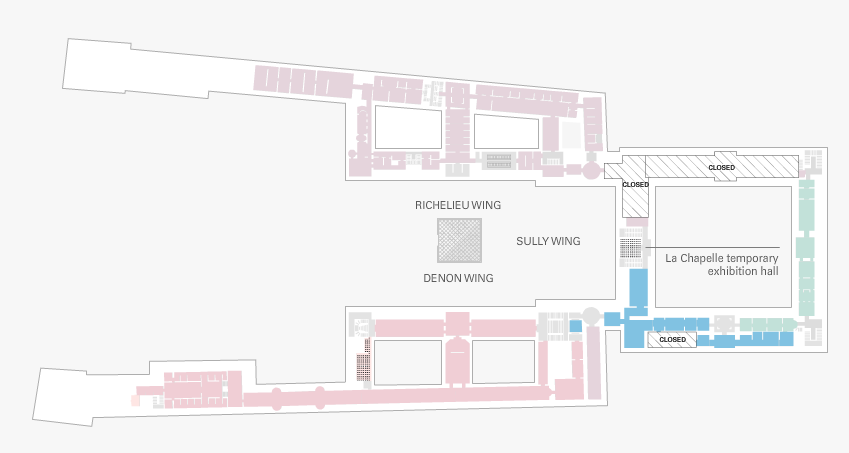
%> input picture map2.png, 849 x 453 px
$ octave --eval "result = draw;"   (GNU Octave 9; MATLAB toolbox functions it lacks are replaced by stand-ins)
%> lines starting %> are read from the running program, lines starting %| are printed output that depends on the picture; in (x1, y1, x2, y2) boxes, pixels count from 0 and x2, y2 are one past the last pixel; in counts of white or black regions, pixels touching at a corner belong together; the program's own positions count from 1
function map=draw()
close all;clear;
big_size=5;
temp=imread('map2.png');
%> temp is the input picture: size 453x849x3 uint8; mean R, G, B 243.4, 242.6, 243.3
t=rgb2gray(temp);
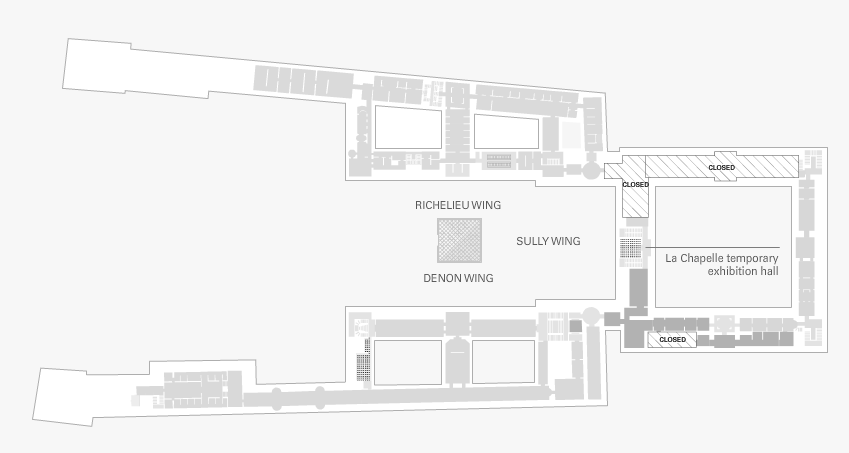
%> t: size 453x849 uint8; min 9, max 255, mean 242.9
p=t~=247;
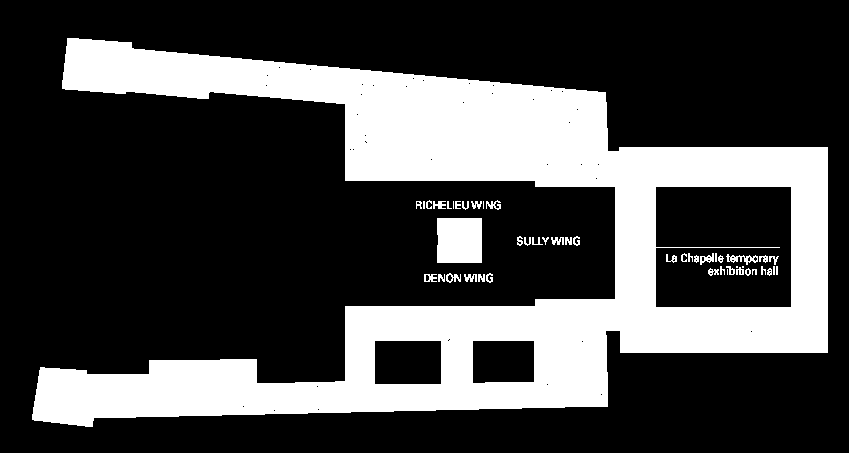
%> p: size 453x849 logical; 27.9% white; 49 white regions (10 under 20 px), largest, box (x1, y1, x2, y2) and area: (32, 38, 828, 427) 103634, (437, 218, 482, 263) 2015, (726, 254, 758, 265) 153
se = strel('disk',2);%结构元素se
q=imopen(p,se);
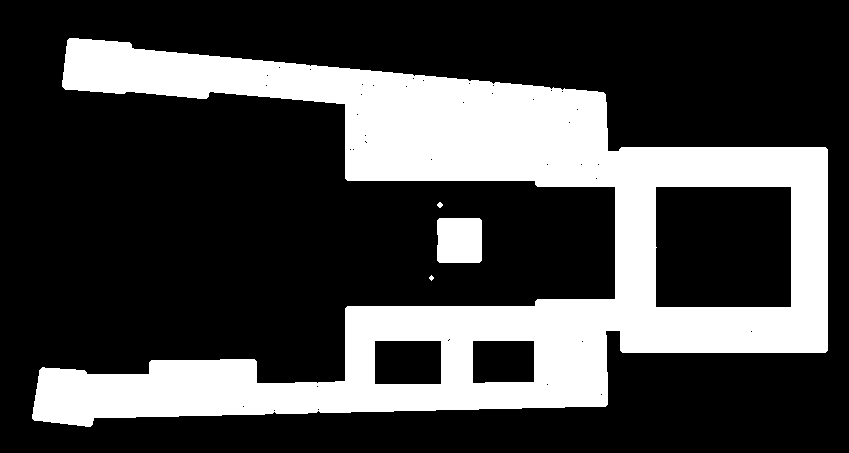
%> q: size 453x849 logical; 27.4% white; 4 white regions (1 under 20 px), largest, box (x1, y1, x2, y2) and area: (32, 38, 828, 427) 103426, (437, 218, 482, 263) 2003, (437, 202, 443, 208) 24
ppp=bwlabel(q,8);
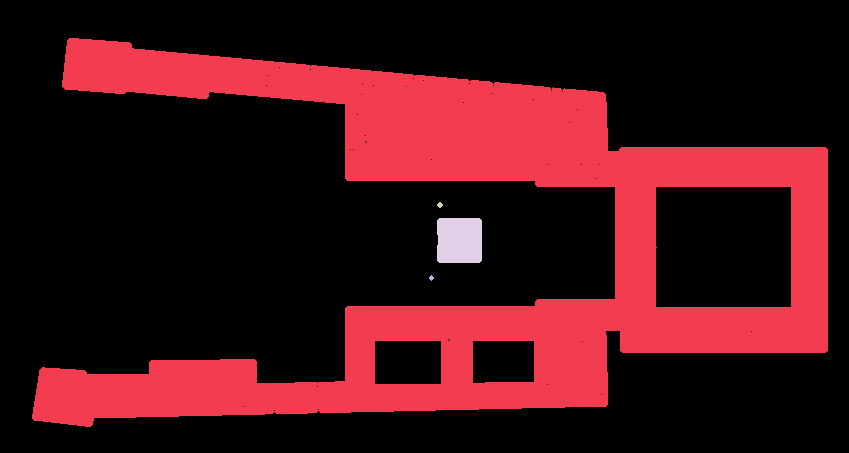
%> ppp: size 453x849 double; 5 distinct labels, from 0 to 4; one colour per label, 0 black
im=double(ppp==1);
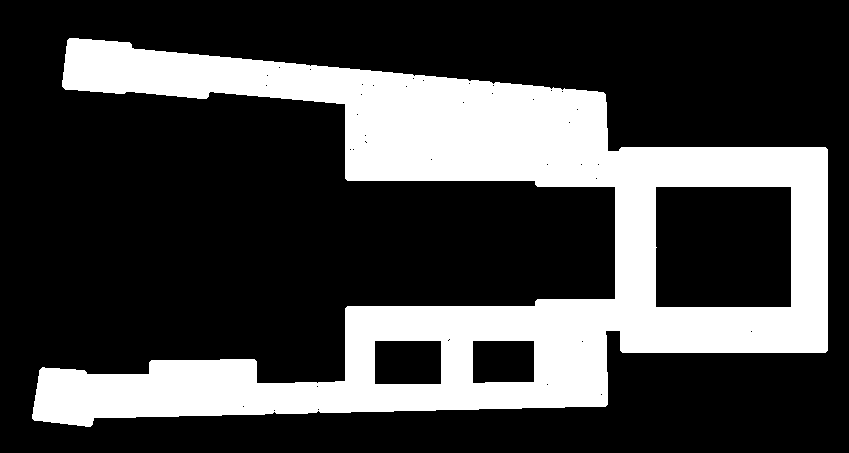
%> im: size 453x849 double; values 0 (black) and 1 (white), 26.9% white; 1 white region, box (x1, y1, x2, y2) and area: (32, 38, 828, 427) 103426
map=double(imresize(im,1/big_size)>0.8);
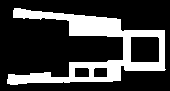
%> map: size 91x170 double; values 0 (black) and 1 (white), 25% white; 1 white region, box (x1, y1, x2, y2) and area: (7, 8, 166, 85) 3868
map(20,41)=0;map(84,19)=0;map(62,71)=0;map(77,69)=0;map(69,89)=0;map(77,89)=0;map(38,159)=0;map(62,159)=0;map(69,21)=0;
%> after `map(20,41)=0`: map: size 91x170 double; values 0 (black) and 1 (white), 25% white; 1 white region, box (x1, y1, x2, y2) and area: (7, 8, 166, 85) 3867
%> after `map(84,19)=0`: map: size 91x170 double; values 0 (black) and 1 (white), 25% white; 1 white region, box (x1, y1, x2, y2) and area: (7, 8, 166, 85) 3866
%> after `map(69,89)=0`: map: size 91x170 double; values 0 (black) and 1 (white), 25% white; 1 white region, box (x1, y1, x2, y2) and area: (7, 8, 166, 85) 3865
%> after `map(38,159)=0`: map: size 91x170 double; values 0 (black) and 1 (white), 25% white; 1 white region, box (x1, y1, x2, y2) and area: (7, 8, 166, 85) 3864
map(31,123)=1;
imshow(map);
door=[[37,95];[37,94];[49,123];[50,123];[20,58];[20,57];[77,57];[77,58];[75,23];[75,24]];
%door=[[37,95];[37,94];[49,123];[50,123];[20,58];[20,57];[75,23];[75,24]];
%door=[[37,91];[37,92];[37,93];[62,91];[62,92];[62,93];[20,41];[72,41]];
for i=1:size(door,1)
    map(door(i,1),door(i,2))=3;
end
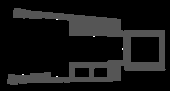
%> map: size 91x170 double; min 0, max 3, mean 0.252; drawn with min black and max white
